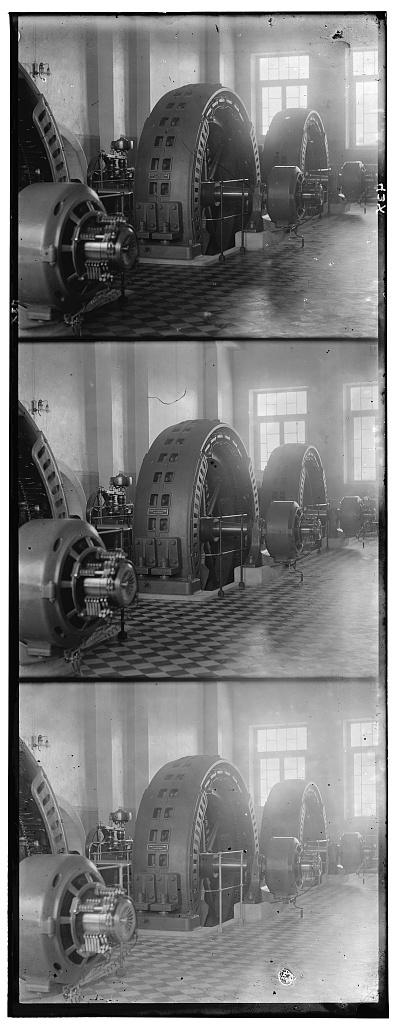
//> input picture data/s1.jpg, 398 x 1024 px
$ ./rec data/s1.jpg   (built with g++ and OpenCV 4)
//> lines starting //> are read from the running program, lines starting //| are printed output that depends on the picture
#include <iostream>
using namespace std;
#include <cv.h>
#include <highgui.h>
#include <math.h>

CvScalar Find_trans(IplImage* M, IplImage* S);
CvScalar SSD_IMP(IplImage* M, IplImage* S, float xbase, float ybase);
void Cons_Pyr(IplImage* original, IplImage** Pyr);
void Color_image(IplImage* imageR,IplImage* imageG,IplImage* imageB);
void Trans_image(IplImage* imageR,IplImage* imageG,IplImage* imageB, CvScalar transR, CvScalar transG);
void adjustments(IplImage* result);
CvScalar CCOOR_IMP(IplImage* M, IplImage* S, float xbase, float ybase);

int small_range_search = 0;
int main ( int argc, char **argv )
{

if(argc < 2){
	printf("usage: ./prog data/file_name.jpg\n");
	return 0;
}

int pyr = 0;
if(argv[1][10] == 'l'){
	pyr = 1;
	printf("large image processing activating pyramid\n");
}

IplImage* image=0;
image = cvLoadImage(argv[1],-1);
//> image is the input picture: 1024 rows x 398 cols, CV_8UC1; min 0, max 255, mean 123.3

CvRect roi;
CvSize size;

size = cvGetSize(image);
//> size = Size(398, 1024)

roi.x = 0;
roi.y = 0*size.height/3;
roi.width = size.width;
//> roi = Rect(0, 0, 398, 0)
roi.height = (size.height)/3;
//> roi = Rect(0, 0, 398, 341)
cvSetImageROI(image, roi);
//> image: 341 rows x 398 cols, CV_8UC1
cvSaveImage("program_data/B.jpg",image);
cvResetImageROI(image);

roi.x = 0;
roi.y = 1*size.height/3;
//> roi = Rect(0, 341, 398, 341)
roi.width = size.width;
roi.height = (size.height)/3;
cvSetImageROI(image, roi);
cvSaveImage("program_data/G.jpg",image);
cvResetImageROI(image);

roi.x = 0;
roi.y = 2*size.height/3;
//> roi = Rect(0, 682, 398, 341)
roi.width = size.width;
roi.height = (size.height)/3;
cvSetImageROI(image, roi);
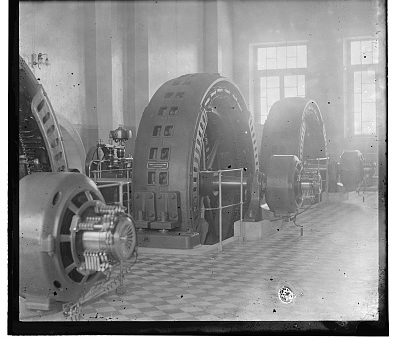
//> image: 341 rows x 398 cols, CV_8UC1; min 0, max 255, mean 142
cvSaveImage("program_data/R.jpg",image);
cvResetImageROI(image);
cvReleaseImage(&image);

IplImage* imageR=0;
imageR = cvLoadImage("program_data/R.jpg",-1);

IplImage* imageG=0;
imageG = cvLoadImage("program_data/G.jpg",-1);

IplImage* imageB=0;
imageB = cvLoadImage("program_data/B.jpg",-1);

CvScalar transG;
CvScalar transR;

CvScalar Final_transG;
CvScalar Final_transR;

// if it is a small resolution image;
if(pyr == 0){
	printf("BG");
	transG = Find_trans(imageB, imageG);
//> the loop in Find_trans, `for(int i = 0; i < 200; i++)` made 200 passes
//> (minval in CCOOR_IMP, maxval in CCOOR_IMP, MinLocation in CCOOR_IMP, MaxLocation in CCOOR_IMP, temp, x, y) on passes 51, 52, 53, 54, 55, 56, 57, 58, 60: (0.795, 0.958, Point(17, 37), Point(14, 16), Scalar(1, 5), 200, 175), (0.983, 0.997, Point(0, 40), Point(41, 12), Scalar(28, 1), 227, 171), (0.607, 0.982, Point(2, 26), Point(14, 16), Scalar(1, 5), 200, 175), (0.769, 0.993, Point(4, 48), Point(15, 17), Scalar(2, 6), 201, 176), (0.835, 0.998, Point(9, 51), Point(11, 29), Scalar(-2, 18), 197, 188), (0.905, 0.999, Point(27, 40), Point(23, 12), Scalar(10, 1), 209, 171), (0.796, 0.974, Point(24, 44), Point(14, 16), Scalar(1, 5), 200, 175), (0.741, 0.991, Point(0, 49), Point(14, 16), Scalar(1, 5), 200, 175), (0.663, 0.962, Point(0, 21), Point(14, 16), Scalar(1, 5), 200, 175)
//> (minval in CCOOR_IMP, maxval in CCOOR_IMP, MinLocation in CCOOR_IMP, MaxLocation in CCOOR_IMP, x, y, result) on pass 59: (0.74, 0.993, Point(24, 51), Point(14, 17), 200, 176, Scalar(1, 6))
//| [2.000000,6.000000]
//| [2.000000,6.000000]
//| [1.000000,6.000000]
//| [1.000000,6.000000]
//| [1.000000,6.000000]
//| [1.000000,6.000000]
//| [1.000000,6.000000]
//| [1.000000,6.000000]
//> (output is shown up to pass 20 of 200)
//> after the loop in Find_trans, `for(int i = 0; i < 200; i++)`:
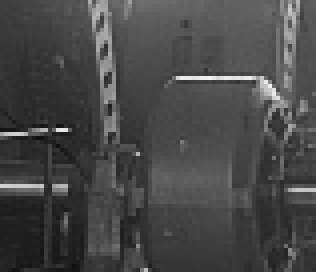
//> M: 68 rows x 79 cols, CV_8UC1 (shown 4 times larger); min 14, max 242, mean 71.4
//| [1.000000,6.000000]
	Final_transG = transG;
	printf("BR");
	transR = Find_trans(imageB, imageR);
//> the loop in Find_trans (call 2), `for(int i = 0; i < 200; i++)` made 200 passes
//| [12.000000,-10.000000]
//| [2.000000,10.000000]
//| [2.000000,10.000000]
//| [2.000000,10.000000]
//| [2.000000,10.000000]
//| [2.000000,10.000000]
//| [2.000000,10.000000]
//| [2.000000,10.000000]
//> (output is shown up to pass 40 of 200)
//> after the loop in Find_trans (call 2), `for(int i = 0; i < 200; i++)`:
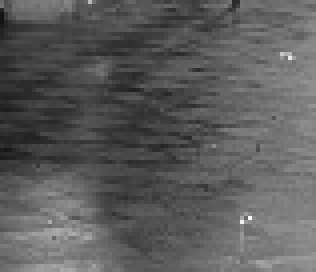
//> M: 68 rows x 79 cols, CV_8UC1 (shown 4 times larger); min 20, max 250, mean 91.8
//| [2.000000,10.000000]
	Final_transR = transR;
}else{
// if it is a large resolution image;

	IplImage* PyrR[4];
	IplImage* PyrG[4];
	IplImage* PyrB[4];

	Cons_Pyr(imageR, PyrR);
	Cons_Pyr(imageG, PyrG);
	Cons_Pyr(imageB, PyrB);


	printf("Pyramid high trans:");
	printf("BG:\n");
	transG = Find_trans(PyrB[1], PyrG[1]);
	transG.val[0] = transG.val[0]*4;
	transG.val[1] = transG.val[1]*4;
	printf("BR:\n");
	transR = Find_trans(PyrB[1], PyrR[1]);
	transR.val[0] = transR.val[0]*4;
	transR.val[1] = transR.val[1]*4;
	Trans_image(imageR,imageG,imageB,transR,transG);

	Final_transG.val[0] = transG.val[0];
	Final_transG.val[1] = transG.val[1];
	Final_transR.val[0] = transR.val[0];
	Final_transR.val[1] = transR.val[1];

	imageR = cvLoadImage("program_data/R.jpg",-1);
	imageG = cvLoadImage("program_data/G.jpg",-1);
	imageB = cvLoadImage("program_data/B.jpg",-1);
	small_range_search = 1;
	printf("Final Trans:\n");
	printf("BG:\n");
	transG = SSD_IMP(imageB, imageG, imageG->width/2, imageG->height/2);
	printf("[%f,%f]\n",transG.val[0],transG.val[1]);
	printf("BR:\n");
	transR = SSD_IMP(imageB, imageR, imageR->width/2, imageR->height/2);
	printf("[%f,%f]\n",transR.val[0],transR.val[1]);

	Final_transG.val[0] += transG.val[0];
	Final_transG.val[1] += transG.val[1];
	Final_transR.val[0] += transR.val[0];
	Final_transR.val[1] += transR.val[1];
}

imageR = cvLoadImage("program_data/R.jpg",-1);
imageG = cvLoadImage("program_data/G.jpg",-1);
imageB = cvLoadImage("program_data/B.jpg",-1);

printf("Final offset G [%f,%f]\n",Final_transG.val[0],Final_transG.val[1]);
//| Final offset G [1.000000,6.000000]
printf("Final offset R [%f,%f]\n",Final_transR.val[0],Final_transR.val[1]);
//| Final offset R [2.000000,10.000000]

Trans_image(imageR,imageG,imageB,transR,transG);
//> in Trans_image, `cvWarpAffine(imageR, imageR, &TMatR, 0, cvScalarAll(0));`:
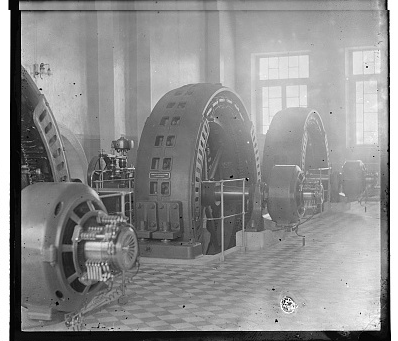
//> imageR: 341 rows x 398 cols, CV_8UC1; min 0, max 255, mean 142
//> in Trans_image, `cvWarpAffine(imageG, imageG, &TMatG, 0, cvScalarAll(0));`:
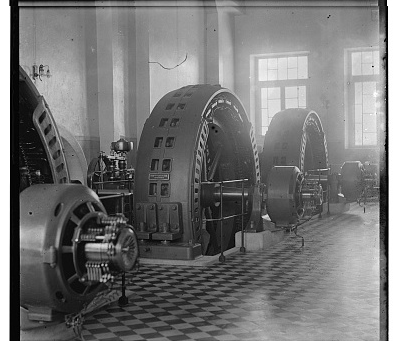
//> imageG: 341 rows x 398 cols, CV_8UC1; min 0, max 255, mean 115.9
Color_image(imageR,imageG,imageB);
//> after the loop in Color_image, `for (int i = 0; i < result->height; i++)`:
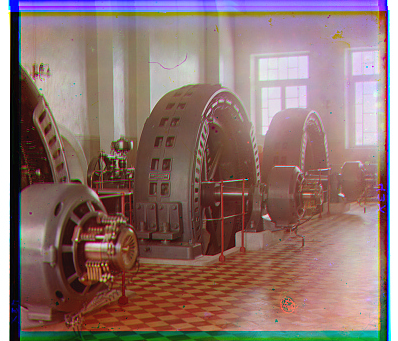
//> result: 341 rows x 398 cols, CV_8UC3; mean B, G, R 112.3, 115.9, 142

IplImage* result = cvLoadImage("program_data/result.jpg",-1);
// do some smoothing and contrast
adjustments(result);
//> after the loop in adjustments, `for (int i = 0; i < adj_img->height; i++)`:
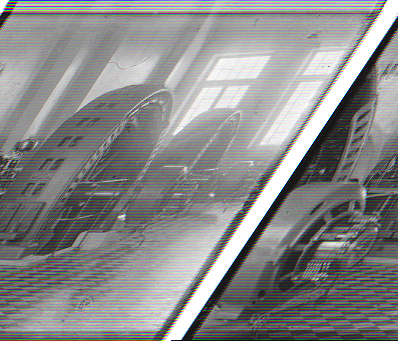
//> adj_img: 341 rows x 398 cols, CV_8UC3; mean B, G, R 137.3, 137.2, 137

return 0;
}

void adjustments(IplImage* result){

	IplImage* adj_img= cvCreateImage(cvSize(result->width,result->height), IPL_DEPTH_8U, 3);

double 	alpha = 1.1;
int 	beta = 15;
 for (int i = 0; i < adj_img->height; i++){
    for (int j = 0; j < adj_img->width; j++){
    		for (int c = 0; c < adj_img->nChannels; c++){
				 		adj_img->imageData[i*adj_img->widthStep + j*3 + c] = cv::saturate_cast<uchar>((uchar)(alpha*(result->imageData[i*adj_img->widthStep + j*3 + c])) + beta);
				}
		}
	}
cvSmooth( adj_img, adj_img, CV_MEDIAN, 1, 1 );
cvSaveImage("program_data/adj_result.jpg",adj_img);

}


void Trans_image(IplImage* imageR,IplImage* imageG,IplImage* imageB, CvScalar transR, CvScalar transG){

	double t_matR[] = { 1,  0,  transR.val[0], 0,  1,  transR.val[1]};

	double t_matG[] = { 1,  0,  transG.val[0], 0,  1,  transG.val[1]};

	CvMat TMatR=cvMat(2, 3, CV_64FC1, t_matR);
	CvMat TMatG=cvMat(2, 3, CV_64FC1, t_matG);

	cvWarpAffine(imageR, imageR, &TMatR, 0, cvScalarAll(0));
	cvWarpAffine(imageG, imageG, &TMatG, 0, cvScalarAll(0));
	cvSaveImage("program_data/G.jpg",imageG);
	cvSaveImage("program_data/B.jpg",imageB);

}

void Color_image(IplImage* imageR,IplImage* imageG,IplImage* imageB){

	IplImage* result= cvCreateImage(cvSize(imageR->width,imageR->height), IPL_DEPTH_8U, 3);

	for (int i = 0; i < result->height; i++){
    for (int j = 0; j < result->width; j++){

        unsigned char red = imageR->imageData[i * imageR->widthStep + j];
        result->imageData[i * result->widthStep + j*result->nChannels + 2] = red;

        unsigned char blue = imageB->imageData[i * imageB->widthStep + j];
        result->imageData[i * result->widthStep + j*result->nChannels] = blue;

        unsigned char green = imageG->imageData[i * imageG->widthStep + j];
        result->imageData[i * result->widthStep + j*result->nChannels + 1] = green;
    }
	}
	cvSaveImage("program_data/result.jpg",result);
}

void Cons_Pyr(IplImage* original, IplImage** Pyr){

	int i, base = 1;

	for(i = 0; i < 4; i++){
		base = base*2;
		Pyr[i] = cvCreateImage(cvSize(original->width / base,original->height / base),
                                         original->depth,
                                         original->nChannels);
	}

	cvPyrDown(original, Pyr[0]);
	cvPyrDown(Pyr[0], Pyr[1]);
	cvPyrDown(Pyr[1], Pyr[2]);
	cvPyrDown(Pyr[2], Pyr[3]);

}


CvScalar Find_trans(IplImage* M, IplImage* S){

	CvScalar result = cvScalar(0,0);
	CvScalar temp = cvScalar(0,0);
	int x = 0;
	int y = 0;
	int max = 0;
	int Zerox = S->width/2;
	int Zeroy = S->height/2;
	int most_possible_count[S->width][S->height];

	// sample 200 points to get correct trans match
	for(int i = 0; i < 200; i++){

		float rx = 0.2 + (float)rand()/((float)RAND_MAX/(0.6));
		float ry = 0.2 + (float)rand()/((float)RAND_MAX/(0.6));

		// use 70 out of 200 samples using SSD

		if(i < 50){
			temp = SSD_IMP(M, S, rx, ry);
		// use 130 out of 200 samples using CCOOR
		}else{
			temp = CCOOR_IMP(M, S, rx, ry);
		}
		x = temp.val[0] + Zerox;
		y = temp.val[1] + Zeroy;

		most_possible_count[x][y]++;
		if(most_possible_count[x][y] > max){
			max = most_possible_count[x][y];
			result = temp;
			printf("[%f,%f]\n",result.val[0],result.val[1]);
		}

	}

	printf("[%f,%f]\n",result.val[0],result.val[1]);
	return result;
}

//SSD inplementation
CvScalar SSD_IMP(IplImage* M, IplImage* S, float xbase, float ybase){

	CvScalar result = cvScalar(0,0);

	int window_S_start_x, window_S_start_y,window_S_end_x,window_S_end_y;
	int  window_M_start_x, window_M_start_y, window_M_end_x, window_M_end_y;

	if(small_range_search){
		window_S_start_x = S->width*xbase;
		window_S_start_y = S->height*ybase;
		window_S_end_x = window_S_start_x + 4;
		window_S_end_y = window_S_start_y + 4;

		window_M_start_x = window_S_start_x -8;
		window_M_start_y = window_S_start_y - 8;
		window_M_end_x = window_S_start_x + 8;
		window_M_end_y = window_S_start_y + 8;
		return cvScalar(0,0);
	}
	else{
		window_S_start_x = S->width*xbase;
		window_S_start_y = S->height*ybase;
		window_S_end_x = window_S_start_x + S->width/20;
		window_S_end_y = window_S_start_y + S->height/20;

		window_M_start_x = window_S_start_x -S->width/30;
		window_M_start_y = window_S_start_y - S->height/30;
		window_M_end_x = window_S_start_x + S->width/30;
		window_M_end_y = window_S_start_y + S->height/30;
	}

	int sum = 0;
	int min = 1000000000;

	unsigned char Mvar;
	unsigned char Svar;
	int diff;
	int i,j,li,lj;

if(small_range_search){
	for (li = window_M_start_y; li < window_M_end_y; li++){
  	for (lj = window_M_start_x; lj < window_M_end_x; lj++){

			sum = 0;
			for (i = window_S_start_y; i < window_S_end_y; i++){
    		for (j = window_S_start_x; j < window_S_end_x; j++){

    			Mvar = M->imageData[((li+(i - window_S_start_y)) * M->widthStep) + lj + (j - window_S_start_x)];

        	Svar = S->imageData[i * S->widthStep + j];

					diff = (Mvar - Svar);
					sum = sum + diff*diff;
    		}
			}

			if(sum < min){
				min = sum;
				result.val[1] = li - window_S_start_y;
				result.val[0] = lj - window_S_start_x;
			}
  	}
	}
	return result;
}

	for (li = window_M_start_y; li < window_M_end_y; li++){
  	for (lj = window_M_start_x; lj < window_M_end_x; lj++){

			sum = 0;
			for (i = window_S_start_y; i < window_S_end_y; i++){
    		for (j = window_S_start_x; j < window_S_end_x; j++){

    			Mvar = M->imageData[((li+(i - window_S_start_y)) * M->widthStep) + lj + (j - window_S_start_x)];

        	Svar = S->imageData[i * S->widthStep + j];

					diff = (Mvar - Svar);
					sum = sum + diff*diff;
    		}
			}

			if(sum < min){
				min = sum;
				result.val[1] = li - window_S_start_y;
				result.val[0] = lj - window_S_start_x;
			}
  	}
	}


	return result;
}

// NCC implementation
CvScalar CCOOR_IMP(IplImage* M, IplImage* S, float xbase, float ybase){

	CvRect roi;
	roi.x = S->width*xbase;
	roi.y = S->height*ybase;
	roi.width = S->width/20;
	roi.height = S->height/20;
	cvSetImageROI(S, roi);

	roi.x = (int)(S->width*xbase) - (int)S->width/30;
	roi.y = (int)(S->height*ybase) - (int)S->height/30;
	roi.width = S->width/5;
	roi.height = S->height/5;
	cvSetImageROI(M, roi);


	IplImage *CCOOR = cvCreateImage(cvSize(S->width/5 - S->width/20 + 1,S->height/5 - S->height/20 + 1),IPL_DEPTH_32F,M->nChannels);

  cvMatchTemplate(M, S, CCOOR, CV_TM_CCORR_NORMED);
	double minval,maxval;
	CvPoint MinLocation , MaxLocation;
	cvMinMaxLoc(CCOOR, &minval, &maxval, &MinLocation, &MaxLocation);

	return cvScalar((MaxLocation.x - (int)S->width/30),(MaxLocation.y - (int)S->height/30));
}

$ run again, on data/s2.jpg
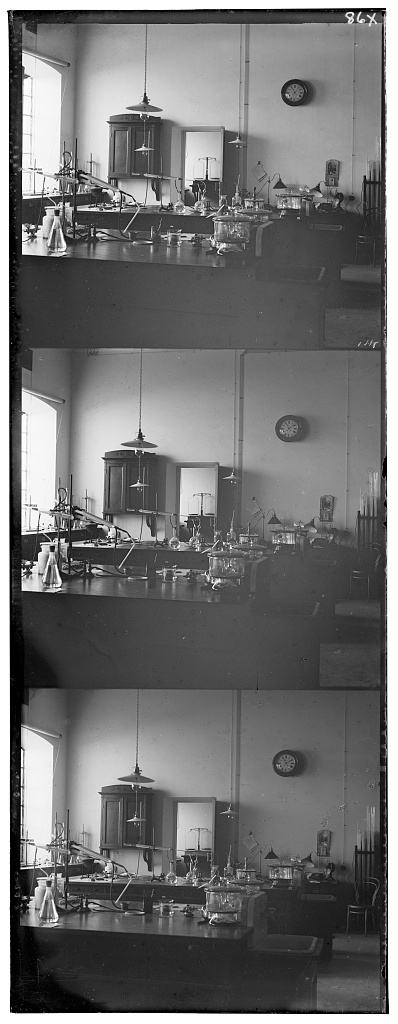
//> input picture data/s2.jpg, 398 x 1024 px
//> image is the input picture: 1024 rows x 398 cols, CV_8UC1; min 0, max 255, mean 113
//> `cvSetImageROI(image, roi);`:
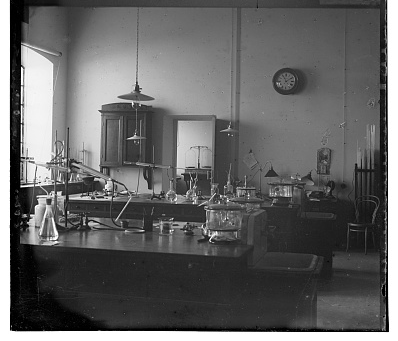
//> image: 341 rows x 398 cols, CV_8UC1; min 0, max 255, mean 100.6
//> the loop in Find_trans, `for(int i = 0; i < 200; i++)` made 200 passes
//> (minval in CCOOR_IMP, maxval in CCOOR_IMP, MinLocation in CCOOR_IMP, MaxLocation in CCOOR_IMP, temp, x, y) on passes 51, 52, 53, 54, 56, 57: (0.874, 0.999, Point(36, 42), Point(12, 16), Scalar(-1, 5), 198, 175), (0.971, 0.998, Point(60, 11), Point(18, 17), Scalar(5, 6), 204, 176), (0.897, 0.998, Point(48, 0), Point(17, 16), Scalar(4, 5), 203, 175), (0.88, 0.997, Point(0, 0), Point(41, 0), Scalar(28, -11), 227, 159), (0.943, 1, Point(60, 44), Point(15, 16), Scalar(2, 5), 201, 175), (0.867, 0.999, Point(44, 40), Point(13, 16), Scalar(0, 5), 199, 175)
//> (printed output is left out)
//| [5.000000,5.000000]
//> the loop in Find_trans (call 2), `for(int i = 0; i < 200; i++)` made 200 passes
//| [8.000000,10.000000]
//| [12.000000,10.000000]
//| [8.000000,10.000000]
//| [8.000000,10.000000]
//| [8.000000,12.000000]
//> (output is shown up to pass 63 of 200)
//| [8.000000,12.000000]
//| Final offset G [5.000000,5.000000]
//| Final offset R [8.000000,12.000000]
//> after the loop in adjustments, `for (int i = 0; i < adj_img->height; i++)`:
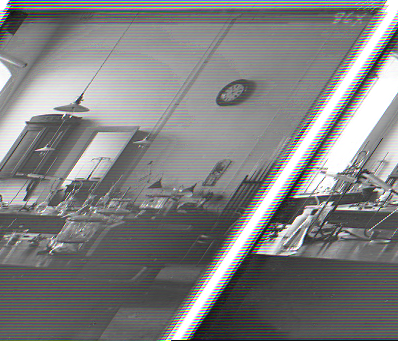
//> adj_img: 341 rows x 398 cols, CV_8UC3; mean B, G, R 127.8, 127.7, 127.4

$ run again, on data/s3.jpg
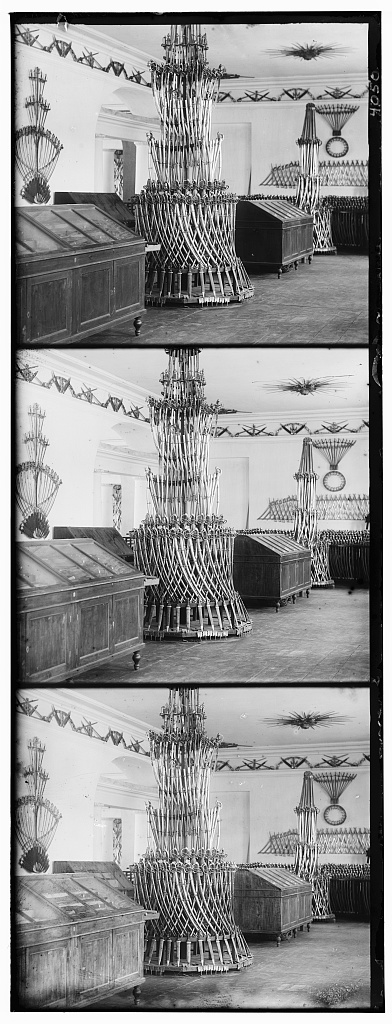
//> input picture data/s3.jpg, 392 x 1024 px
//> image is the input picture: 1024 rows x 392 cols, CV_8UC1; min 0, max 255, mean 146.7
//> `cvSetImageROI(image, roi);`:
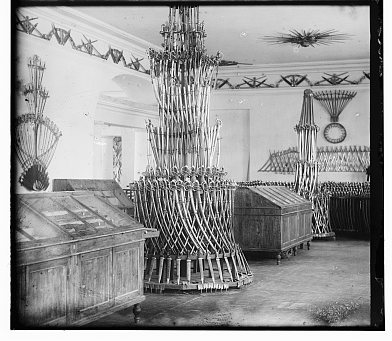
//> image: 341 rows x 392 cols, CV_8UC1; min 0, max 255, mean 148.7
//> the loop in Find_trans, `for(int i = 0; i < 200; i++)` made 200 passes
//> (minval in CCOOR_IMP, maxval in CCOOR_IMP, MinLocation in CCOOR_IMP, MaxLocation in CCOOR_IMP, temp, x, y) on passes 51 to 56: (0.783, 0.994, Point(2, 31), Point(15, 17), Scalar(2, 6), 198, 176), (0.791, 0.998, Point(59, 0), Point(15, 18), Scalar(2, 7), 198, 177), (0.694, 0.989, Point(48, 12), Point(17, 17), Scalar(4, 6), 200, 176), (0.737, 1, Point(26, 51), Point(15, 18), Scalar(2, 7), 198, 177), (0.957, 1, Point(54, 51), Point(15, 18), Scalar(2, 7), 198, 177), (0.861, 1, Point(50, 13), Point(16, 7), Scalar(3, -4), 199, 166)
//> (printed output is left out)
//| [2.000000,7.000000]
//> the loop in Find_trans (call 2), `for(int i = 0; i < 200; i++)` made 200 passes
//| [8.000000,-11.000000]
//| [2.000000,10.000000]
//| [2.000000,10.000000]
//| [2.000000,10.000000]
//| [2.000000,10.000000]
//> (output is shown up to pass 12 of 200)
//| [1.000000,14.000000]
//| Final offset G [2.000000,7.000000]
//| Final offset R [1.000000,14.000000]
//> after the loop in adjustments, `for (int i = 0; i < adj_img->height; i++)`:
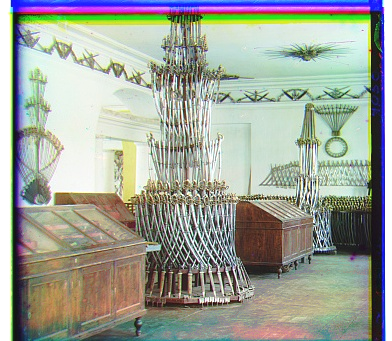
//> adj_img: 341 rows x 392 cols, CV_8UC3; mean B, G, R 152.8, 163.6, 158.3

$ run again, on data/s4.jpg
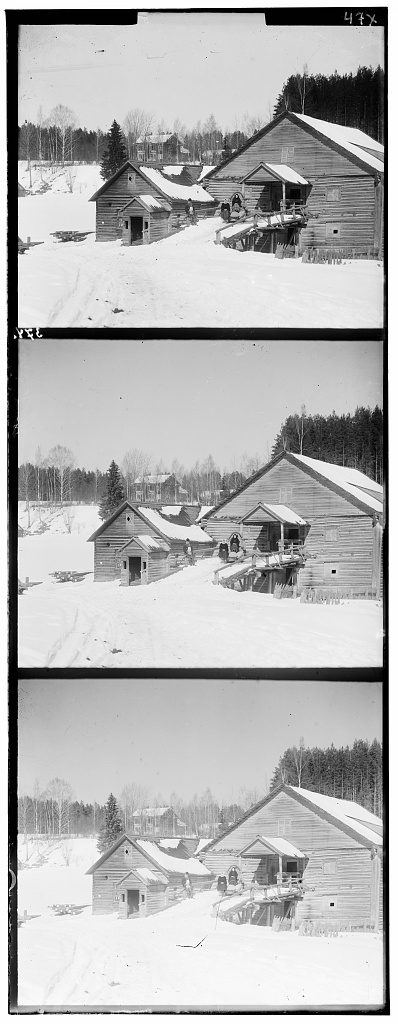
//> input picture data/s4.jpg, 398 x 1024 px
//> image is the input picture: 1024 rows x 398 cols, CV_8UC1; min 0, max 255, mean 179.5
//> the loop in Find_trans, `for(int i = 0; i < 200; i++)` made 200 passes
//> (minval in CCOOR_IMP, maxval in CCOOR_IMP, MinLocation in CCOOR_IMP, MaxLocation in CCOOR_IMP, temp, x, y) on passes 51 to 56: (0.87, 0.999, Point(42, 47), Point(15, 12), Scalar(2, 1), 201, 171), (0.952, 0.994, Point(55, 1), Point(15, 12), Scalar(2, 1), 201, 171), (0.932, 1, Point(23, 0), Point(56, 29), Scalar(43, 18), 242, 188), (0.645, 0.998, Point(60, 37), Point(15, 12), Scalar(2, 1), 201, 171), (0.808, 0.99, Point(8, 38), Point(15, 12), Scalar(2, 1), 201, 171), (0.809, 0.997, Point(15, 51), Point(14, 12), Scalar(1, 1), 200, 171)
//> (printed output is left out)
//| [2.000000,1.000000]
//> the loop in Find_trans (call 2), `for(int i = 0; i < 200; i++)` made 200 passes
//| [12.000000,-8.000000]
//| [3.000000,9.000000]
//| [3.000000,9.000000]
//| [3.000000,9.000000]
//| [3.000000,9.000000]
//> (output is shown up to pass 27 of 200)
//| [3.000000,9.000000]
//| Final offset G [2.000000,1.000000]
//| Final offset R [3.000000,9.000000]
//> after the loop in adjustments, `for (int i = 0; i < adj_img->height; i++)`:
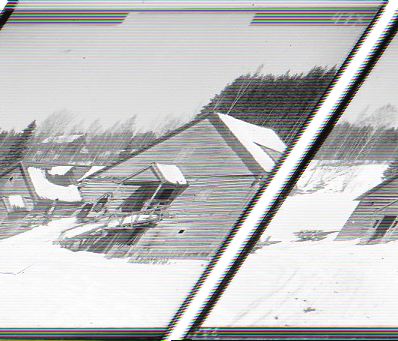
//> adj_img: 341 rows x 398 cols, CV_8UC3; mean B, G, R 190.6, 190.4, 190.3
